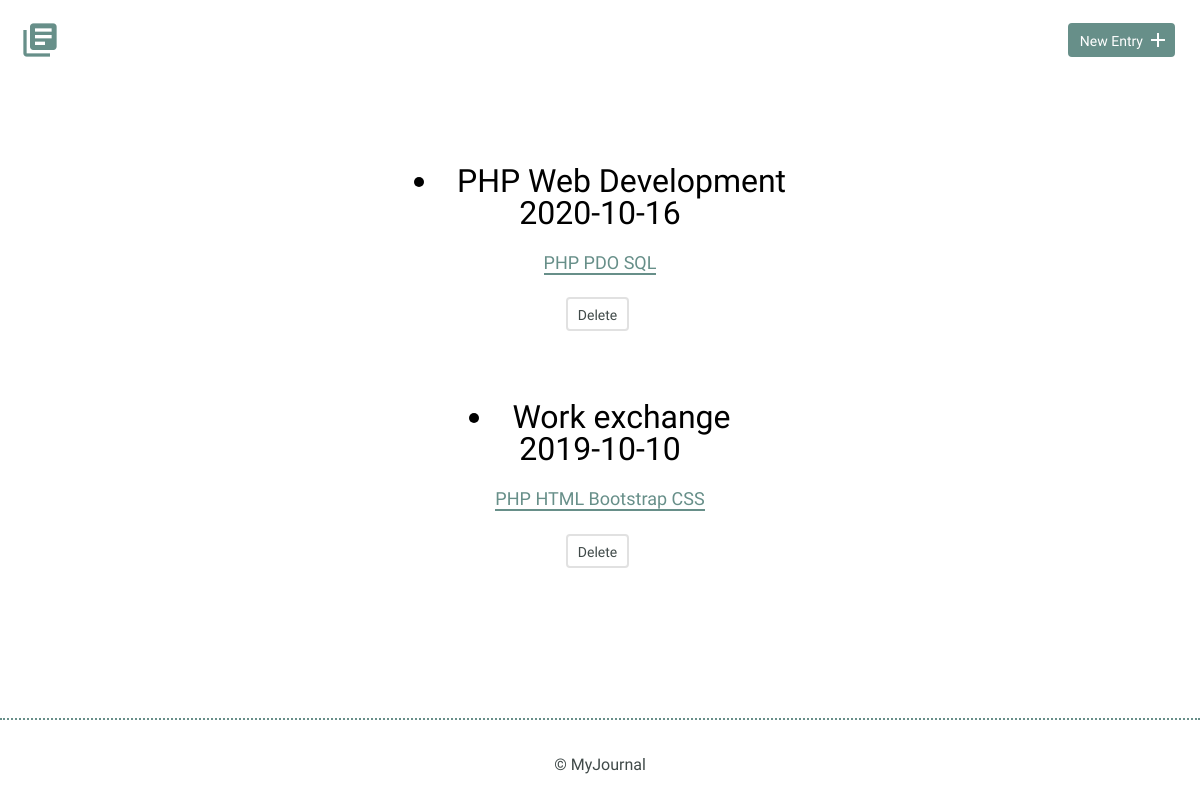
Page /index.php?tag=1 on the committed database.
### tables this page shows
CREATE TABLE "entries_tags_link" (
	"entry_id"	INTEGER,
	"tag_id"	INTEGER
);

CREATE TABLE "entries" (
	`id`	INTEGER,
	`title`	TEXT,
	`date`	TEXT,
	`time_spent`	INTEGER,
	`learned`	BLOB,
	`resources`	BLOB,
	PRIMARY KEY(`id`)
);

CREATE TABLE "tags" (
	"id"	INTEGER,
	"tag_name"	TEXT,
	PRIMARY KEY("id" AUTOINCREMENT)
);

### inc/functions.php (called while the page is built, shortened)
<?php
function get_tags($entry_id) {
  include('dbconnect.php');
  $sql = 'SELECT * FROM tags
          INNER JOIN entries_tags_link
          ON tags.id = entries_tags_link.tag_id
          WHERE entries_tags_link.entry_id = ?';
  try {
    $results = $db->prepare($sql);
    $results->bindValue(1,$entry_id,PDO::PARAM_INT);
    $results->execute();
    return $results->fetchAll(PDO::FETCH_ASSOC);
  } catch (Exception $e) {
    echo $e->getMessage();
    return false;
  }
}
function get_entries_by_tag($tag_id) {
  include('dbconnect.php');
  $sql = 'SELECT * FROM entries
          INNER JOIN entries_tags_link
          ON entries.id = entries_tags_link.entry_id
          WHERE entries_tags_link.tag_id = ? ORDER BY date DESC';
  try {
    $results = $db->prepare($sql);
    $results->bindValue(1,$tag_id,PDO::PARAM_INT);
    $results->execute();
    return $results->fetchAll(PDO::FETCH_ASSOC);
  } catch (Exception $e) {
    echo $e->getMessage();
    return false;
  }
}
?>

### index.php (the view, shortened to what this page needs)
<?php
include('./inc/functions.php');
?>
<!DOCTYPE html>
<html>
    <head>
        <link rel="stylesheet" href="css/normalize.css">
        <link rel="stylesheet" href="css/site.css">
    </head>
    <body>
        <header>
            <div class="container">
                <div class="site-header">
                    <a class="logo" href="index.php"><i class="material-icons">library_books</i></a>
                    <a class="button icon-right" href="new.php"><span>New Entry</span> <i class="material-icons">add</i></a>
                </div>
            </div>
        </header>
        <section>
            <div class="container">
                <div class="entry-list">
                    <?php
                    if(isset($_GET['tag'])) {
                        $tag_id = filter_input(INPUT_GET, 'tag',FILTER_SANITIZE_NUMBER_INT);
                        foreach (get_entries_by_tag($tag_id) as $entry) {
                            echo "<article>";
                            echo "<h2>";
                            echo "<li><a href='detail.php?id=" .$entry['id'] . "'>" .
                            $entry['title'] . "</a></li>";
                            echo "<time>";
                            echo $entry['date'];
                            echo "</time>";
                            echo "</h2>";
                            echo "<p>";
                            $entry_id = $entry['id'];
                            foreach( get_tags($entry_id) as $tag){
                            echo "<a href='index.php?tag=" . $tag['tag_id']  ."'>" . " " . $tag['tag_name'] . " " . " </a>";
                            }
                            echo "</p>";
                            echo "<form method='post' action='index.php' onsubmit=\"return
                            confirm('Are you sure you want to delete this task?');\">\n";
                            echo "<input type='submit' class='button button-secondary' value='Delete' />\n";
                            echo "</form>";
                            echo "</article>";
                        }
                    }
                    ?>
                </div>
            </div>
        </section>
        <footer>
            <div>
                &copy; MyJournal
            </div>
        </footer>
    </body>
</html>

### css/site.css (style rules this page uses)
body { font-size: 16px; color: #404a49; font-family: 'Cousine', serif; font-weight: 400; }
.container { margin: 0 auto; padding: 0 25px; }
header .site-header { margin: 0 auto; height: 95px; }
header .logo i { color: #678f89; margin: 20px 0 0 -5px; float: left; font-size: 40px; }
header .button { float: right; margin: 33px 0 0 0; }
footer { text-align: center; padding: 35px 0; border-top: 2px dotted #678f89; }
.button { padding: 8px 10px 6px 10px; background: #678f89; border: 2px solid #678f89; border-radius: 4px; text-decoration: none; color: #FFF; position: relative; text-align: center; font-size: 14px; }
.button.button-secondary { background: #FFF; border: 2px solid #e1e1e1; color: #404a49; }
.button.icon-right { padding-right: 30px; top: -10px; }
.button.icon-right i { position: absolute; top: 3px; right: 3px; }
h1, h2, h3 { margin: 0; font-weight: 400; line-height: 1em; color: #000; }
h2 { font-size: 32px; }
h2 a { text-decoration: none; color: #000; }
p { line-height: 1.8em; font-size: 18px; }
p a { border-bottom: 2px solid #678f89; padding: 0; color: #678f89; text-decoration: none; }
.entry-list, .edit-entry, .new-entry { max-width: 800px; margin: 0 auto; padding: 70px 0 150px 0; }
.entry-list article { margin-bottom: 70px; text-align: center; }
.entry-list article:last-child { margin-bottom: 0; }
.entry-list article h2 { margin-bottom: 8px; }
input[type=submit] { margin-right: 5px; }

### rows in the picture
entries_tags_link: entry.title "PHP Web Development", entry.date "2020-10-16", tag.tag_name "PHP"
entries_tags_link: tag.tag_name "PDO"
entries_tags_link: tag.tag_name "SQL"
entries_tags_link: entry.title "Work exchange", entry.date "2019-10-10", tag.tag_name "PHP"
entries_tags_link: tag.tag_name "HTML"
entries_tags_link: tag.tag_name "Bootstrap"
entries_tags_link: tag.tag_name "CSS"
